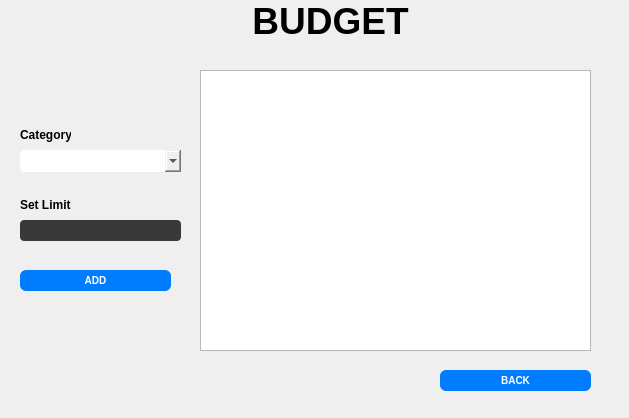
<?xml version="1.0" encoding="UTF-8"?>
<ui version="4.0">
 <class>Budget</class>
 <widget class="QDialog" name="Budget">
  <property name="geometry">
   <rect>
    <x>0</x>
    <y>0</y>
    <width>629</width>
    <height>418</height>
   </rect>
  </property>
  <property name="windowTitle">
   <string>Dialog</string>
  </property>
  <widget class="QLineEdit" name="amount">
   <property name="geometry">
    <rect>
     <x>20</x>
     <y>220</y>
     <width>161</width>
     <height>21</height>
    </rect>
   </property>
   <property name="styleSheet">
    <string notr="true">QLineEdit{

  
  border-radius: 4px; 
 
  background-color: #393939;x;
}
</string>
   </property>
   <property name="echoMode">
    <enum>QLineEdit::EchoMode::Normal</enum>
   </property>
   <property name="cursorMoveStyle">
    <enum>Qt::CursorMoveStyle::LogicalMoveStyle</enum>
   </property>
  </widget>
  <widget class="QPushButton" name="add">
   <property name="geometry">
    <rect>
     <x>20</x>
     <y>270</y>
     <width>151</width>
     <height>21</height>
    </rect>
   </property>
   <property name="styleSheet">
    <string notr="true">QPushButton {
	background-color:#007cff;
border-radius:6px;
font-size:10px;
font-weight: bold;
color:white;

}</string>
   </property>
   <property name="text">
    <string>ADD</string>
   </property>
  </widget>
  <widget class="QComboBox" name="comboBox">
   <property name="geometry">
    <rect>
     <x>20</x>
     <y>150</y>
     <width>161</width>
     <height>22</height>
    </rect>
   </property>
   <property name="styleSheet">
    <string notr="true">QComboBox{
border-radius:4px;
}</string>
   </property>
  </widget>
  <widget class="QLabel" name="label_3">
   <property name="geometry">
    <rect>
     <x>20</x>
     <y>190</y>
     <width>111</width>
     <height>31</height>
    </rect>
   </property>
   <property name="text">
    <string>&lt;html&gt;&lt;head/&gt;&lt;body&gt;&lt;p&gt;&lt;span style=&quot; font-weight:700;&quot;&gt;Set Limit&lt;/span&gt;&lt;/p&gt;&lt;/body&gt;&lt;/html&gt;</string>
   </property>
  </widget>
  <widget class="QLabel" name="label_2">
   <property name="geometry">
    <rect>
     <x>20</x>
     <y>120</y>
     <width>51</width>
     <height>31</height>
    </rect>
   </property>
   <property name="text">
    <string>&lt;html&gt;&lt;head/&gt;&lt;body&gt;&lt;p&gt;&lt;span style=&quot; font-weight:700;&quot;&gt;Category :&lt;/span&gt;&lt;/p&gt;&lt;/body&gt;&lt;/html&gt;</string>
   </property>
  </widget>
  <widget class="QTableWidget" name="tableWidget">
   <property name="geometry">
    <rect>
     <x>200</x>
     <y>70</y>
     <width>391</width>
     <height>281</height>
    </rect>
   </property>
  </widget>
  <widget class="QLabel" name="label">
   <property name="geometry">
    <rect>
     <x>230</x>
     <y>0</y>
     <width>201</width>
     <height>41</height>
    </rect>
   </property>
   <property name="text">
    <string>&lt;html&gt;&lt;head/&gt;&lt;body&gt;&lt;p align=&quot;center&quot;&gt;&lt;span style=&quot; font-size:28pt; font-weight:700;&quot;&gt;BUDGET&lt;/span&gt;&lt;/p&gt;&lt;/body&gt;&lt;/html&gt;</string>
   </property>
  </widget>
  <widget class="QPushButton" name="add_2">
   <property name="geometry">
    <rect>
     <x>440</x>
     <y>370</y>
     <width>151</width>
     <height>21</height>
    </rect>
   </property>
   <property name="styleSheet">
    <string notr="true">QPushButton {
	background-color:#007cff;
border-radius:6px;
font-size:10px;
font-weight: bold;
color:white;

}</string>
   </property>
   <property name="text">
    <string>BACK</string>
   </property>
  </widget>
 </widget>
 <resources/>
 <connections/>
</ui>
